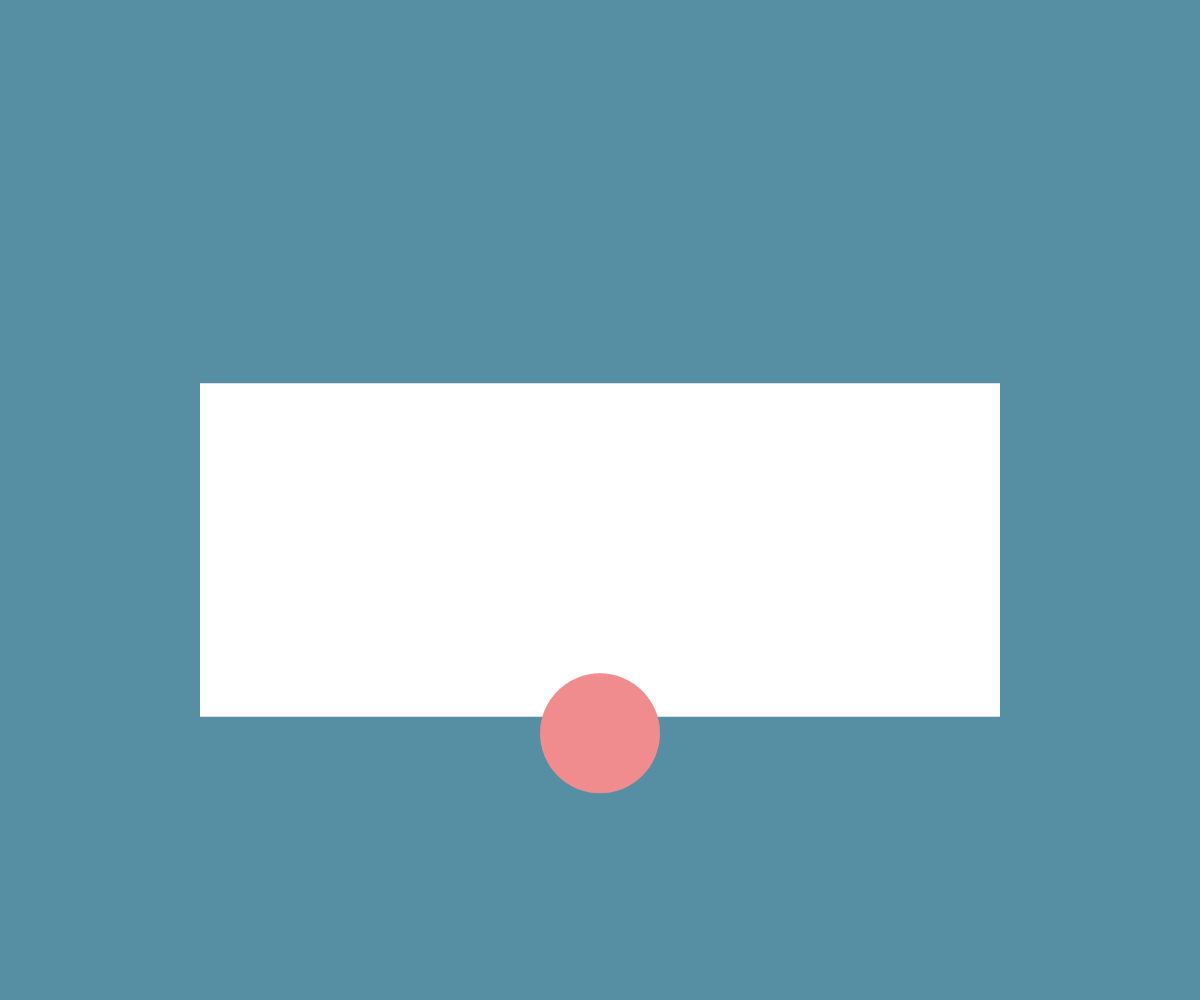
Frame 1 (no input)
Frame 60 (no input): identical to frame 1, image omitted
Frame 120 (the mouse pressed at the canvas centre since frame 60): identical to frame 1, image omitted

The p5.js sketch that drew this single still picture (run headless with seeded random() and noise() and a simulated clock; from frame 60 on, the mouse is pressed at the canvas centre):

// p5.js sketch
// ── sketch.js
var loadC;
var loadingC;
var loginBoard;
var loginButton;

function setup() { 
  createCanvas(windowWidth, windowHeight);
  loadC=new LoadCircle();
  loadingC=new LoadingCircle();
  loginBoard=new BoardLogin();
  loginButton=new ButtonLogin();

  
  var inp = createInput('');
  inp.input(myInputEvent);
} 

function draw() {
  smooth();
  // loadC.show();
  // loadingC.show();
  // loadingC.change();
  background('#568ea4');
  loginBoard.show();
  loginButton.show(); 
  
}

function myInputEvent(){
  console.log('you are typing: ', this.value());
}


// ── loadingAnimation.js
class LoadCircle {
  constructor() {
    this.x = windowWidth / 2;
    this.y = windowHeight / 2;
    this.r = 50;
  }

  show() {
    fill('#305f72');
    noStroke();
    ellipseMode(CENTER);
    ellipse(this.x, this.y, this.r);
  }
}

class LoadingCircle {
  constructor(r) {
    this.x = windowWidth / 2;
    this.y = windowHeight / 2;
    this.r = r;
  }

  show() {
    noFill();
    stroke('#ffffff');
    strokeWeight(10);
    ellipseMode(CENTER);
    ellipse(this.x, this.y, this.r);
  }

  change() {
    if (this.r < 40) {
      this.r = this.r + 1;
    } else {
      this.r = 0;
    }
  }
}
// ── loginPage.js
class BoardLogin{
  constructor() {
    this.x=windowWidth/2;
      this.y=(windowHeight/2)+(windowHeight/20);
      this.w=(windowWidth/6)*4;
      this.h=(windowHeight/6)*2;
  }
  
  show(){
  noStroke();
  fill('#fffff');
  rectMode(CENTER);
  rect(this.x,this.y,this.w,this.h);
  }
}

class ButtonLogin{
 constructor(){
 this.x=windowWidth/2;
   this.y=(windowHeight/2)+(windowHeight/30)*7;
   this.r=windowWidth/10;
 }
 
 show(){
   noStroke();
   fill('#f08c8e');
   ellipseMode(CENTER);
   ellipse(this.x,this.y,this.r,this.r);
 }
}


class InputName{
constructor(ws){
  this.x=
  this.y=
  this.w=
  this.h=
  this.words=ws;
}
  
  show(){
  fill('#cdcdcd');
    rect(this.x, this.y,this.w,this.h);

  
  
  }
  
  
  
}
